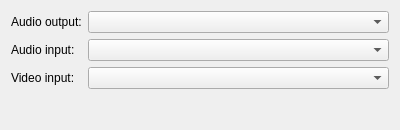
<?xml version="1.0" encoding="UTF-8"?>
<ui version="4.0">
 <class>OptAvCall</class>
 <widget class="QWidget" name="OptAvCall">
  <property name="geometry">
   <rect>
    <x>0</x>
    <y>0</y>
    <width>400</width>
    <height>130</height>
   </rect>
  </property>
  <property name="windowTitle">
   <string>Form</string>
  </property>
  <layout class="QGridLayout">
   <item row="1" column="0">
    <widget class="QLabel" name="lb_audioInDevice">
     <property name="text">
      <string>Audio input:</string>
     </property>
    </widget>
   </item>
   <item row="2" column="2">
    <widget class="QComboBox" name="cb_videoInDevice">
     <property name="sizePolicy">
      <sizepolicy hsizetype="Expanding" vsizetype="Fixed">
       <horstretch>0</horstretch>
       <verstretch>0</verstretch>
      </sizepolicy>
     </property>
    </widget>
   </item>
   <item row="1" column="2">
    <widget class="QComboBox" name="cb_audioInDevice">
     <property name="sizePolicy">
      <sizepolicy hsizetype="Expanding" vsizetype="Fixed">
       <horstretch>0</horstretch>
       <verstretch>0</verstretch>
      </sizepolicy>
     </property>
    </widget>
   </item>
   <item row="2" column="0">
    <widget class="QLabel" name="lb_videoInDevice">
     <property name="text">
      <string>Video input:</string>
     </property>
    </widget>
   </item>
   <item row="0" column="0">
    <widget class="QLabel" name="label">
     <property name="text">
      <string>Audio output:</string>
     </property>
    </widget>
   </item>
   <item row="0" column="2">
    <widget class="QComboBox" name="cb_audioOutDevice">
     <property name="sizePolicy">
      <sizepolicy hsizetype="Expanding" vsizetype="Fixed">
       <horstretch>0</horstretch>
       <verstretch>0</verstretch>
      </sizepolicy>
     </property>
    </widget>
   </item>
   <item row="3" column="2">
    <spacer name="verticalSpacer">
     <property name="orientation">
      <enum>Qt::Vertical</enum>
     </property>
     <property name="sizeHint" stdset="0">
      <size>
       <width>20</width>
       <height>40</height>
      </size>
     </property>
    </spacer>
   </item>
  </layout>
 </widget>
 <tabstops>
  <tabstop>cb_audioOutDevice</tabstop>
  <tabstop>cb_audioInDevice</tabstop>
  <tabstop>cb_videoInDevice</tabstop>
 </tabstops>
 <resources/>
 <connections/>
</ui>
